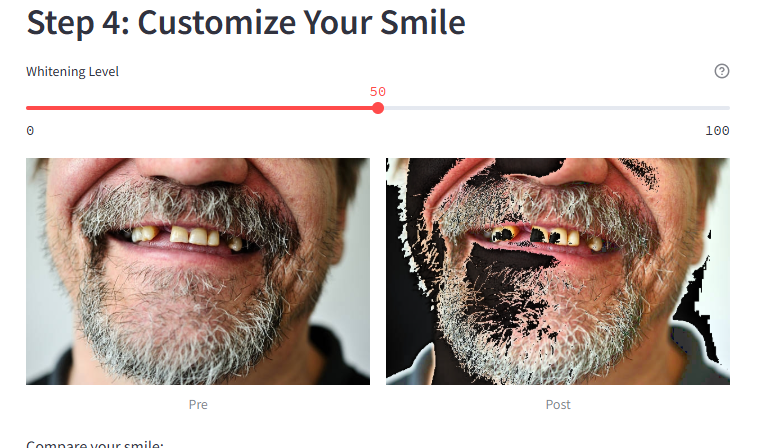
#> input picture Iteration 1 Regression Testing - SmileVision Dental Software v1.PNG, 768 x 448 px
$ python -i SmileVision-v1.py   (imports and definitions only)
#> lines starting #> are read from the running program, lines starting #| are printed output that depends on the picture
import streamlit as st
from PIL import Image
import numpy as np
import cv2

# Function to simulate teeth whitening (placeholder for AI-based processing)
def whiten_teeth(image, intensity=50):
    # Convert PIL image to OpenCV format (BGR)
#> called with intensity = 50
    img = np.array(image)
    img = cv2.cvtColor(img, cv2.COLOR_RGB2BGR)
#> img is the input picture: shape (448, 768, 3); mean B, G, R 183.2, 188.9, 201

    # Simulate whitening by adjusting brightness in HSV color space
    hsv = cv2.cvtColor(img, cv2.COLOR_BGR2HSV)
#> hsv: shape (448, 768, 3); mean H, S, V 15, 38.7, 202.5
    h, s, v = cv2.split(hsv)
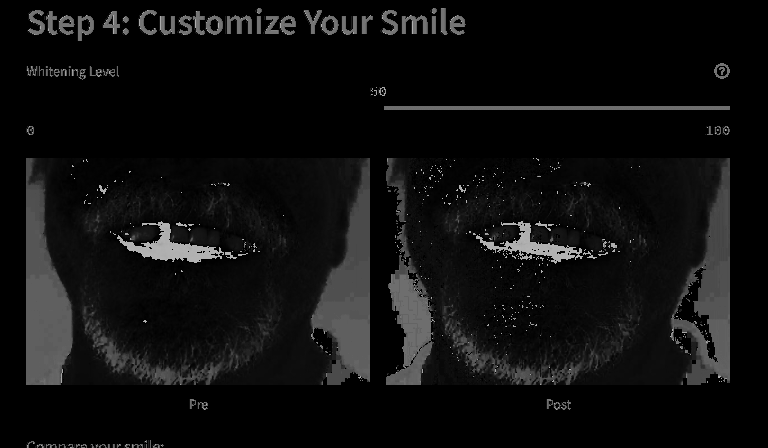
#> h: shape (448, 768); min 0, max 179, mean 15
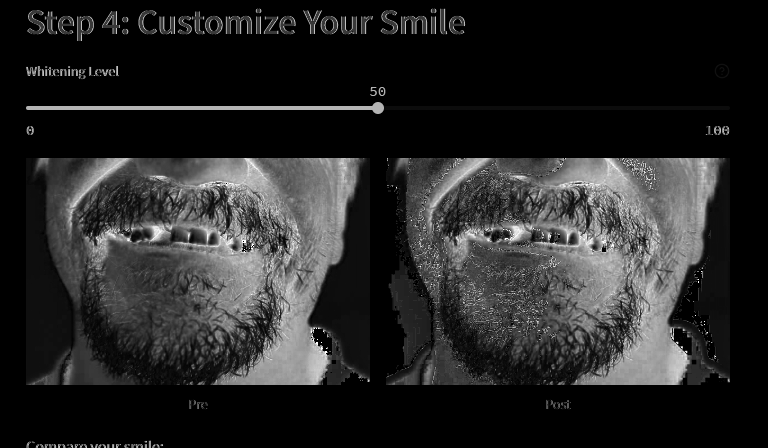
#> s: shape (448, 768); min 0, max 255, mean 38.7
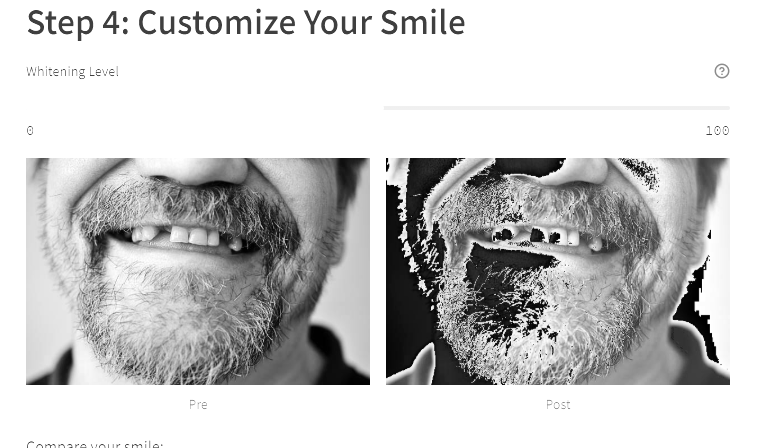
#> v: shape (448, 768); min 0, max 255, mean 202.5
    v = np.clip(v + intensity, 0, 255)  # Increase brightness (value channel)
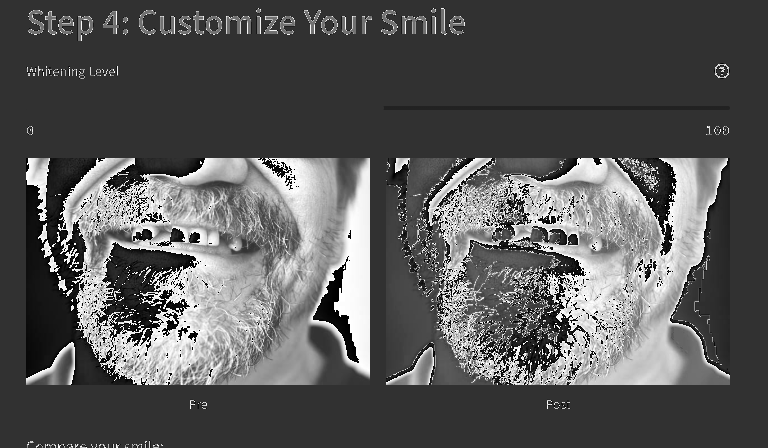
#> v: shape (448, 768); min 0, max 255, mean 88
    hsv = cv2.merge([h, s, v])
#> hsv: shape (448, 768, 3); mean H, S, V 15, 38.7, 88
    whitened = cv2.cvtColor(hsv, cv2.COLOR_HSV2BGR)
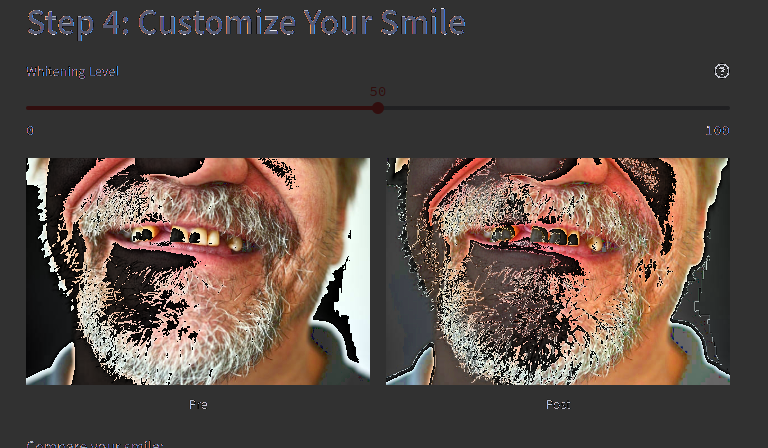
#> whitened: shape (448, 768, 3); mean B, G, R 67.2, 73.7, 86.7

    # Convert back to RGB for display
    whitened = cv2.cvtColor(whitened, cv2.COLOR_BGR2RGB)
    return whitened

# Streamlit app
# [60 lines not run here, left out]

>>> import cv2
>>> picture = cv2.cvtColor(cv2.imread('Iteration 1 Regression Testing - SmileVision Dental Software v1.PNG'), cv2.COLOR_BGR2RGB)
>>> result = whiten_teeth(picture)
